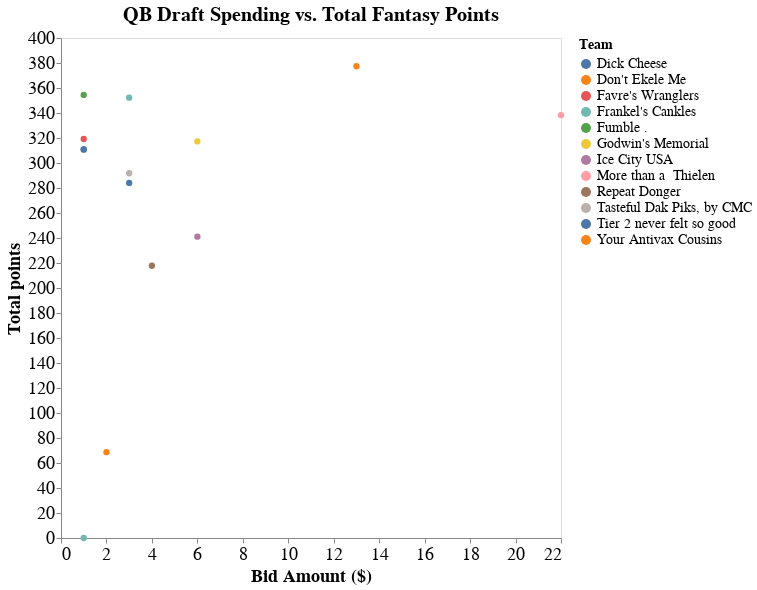

Notebook source saved alongside this figure:
### Markdown cell above
The old fantasy draft advice of not spending big on QB held true this year as the return on investment on big pricetag QBs like Mahomes was marginal.

### Code cell
acquisition_method = 'Draft'

position_subset = ['QB']

df = df_stints_f_draft[df_stints_f_draft['Position'].isin(position_subset)]

chart = generate_acquisitions_scatterplot(df , ' '.join(position_subset) , acquisition_method)
chart

### Figure 1 — Vega-Lite specification as saved in the notebook (floating-point values rounded to 4 significant figures)
{"config": {"view": {"continuousWidth": 400, "continuousHeight": 300}, "axis": {"labelFontSize": 18, "titleFontSize": 18}, "legend": {"labelFontSize": 14, "titleFontSize": 14}, "title": {"fontSize": 20}}, "data": {"name": "data-9239c5141f2a5dd76609eb6567f9a493"}, "mark": {"type": "circle", "size": 40}, "encoding": {"color": {"condition": {"type": "nominal", "field": "Team", "selection": "selector125"}, "value": "lightgray"}, "opacity": {"condition": {"value": 1, "selection": "selector125"}, "value": 0.1}, "tooltip": [{"type": "nominal", "field": "Player-info"}, {"type": "nominal", "field": "Team"}, {"type": "quantitative", "field": "Bid Amount ($)"}, {"type": "quantitative", "field": "Total points"}, {"type": "nominal", "field": "Stint (wks)"}], "x": {"type": "quantitative", "axis": {"grid": false}, "field": "Bid Amount ($)"}, "y": {"type": "quantitative", "axis": {"grid": false}, "field": "Total points"}}, "height": 500, "selection": {"selector125": {"type": "multi", "fields": ["Team"], "bind": "legend"}}, "title": "QB Draft Spending vs. Total Fantasy Points", "width": 500, "$schema": "https://vega.github.io/schema/vega-lite/v4.8.1.json", "datasets": {"data-9239c5141f2a5dd76609eb6567f9a493": [{"Player": "Patrick Mahomes", "Position": "QB", "Team": "More than a  Thielen", "ProTeam": "KC", "Action": "DRAFT", "Bid Amount ($)": 22, "Stint (wks)": [1, 2, 3, 4, 5, 6, 7, 8, 9, 10, 11, 13, 14, 15, 16, 17], "Total points": 338.3, "Player-info": "Patrick Mahomes, QB (KC)"}, {"Player": "Josh Allen", "Position": "QB", "Team": "Don't Ekele Me", "ProTeam": "BUF", "Action": "DRAFT", "Bid Amount ($)": 13, "Stint (wks)": [1, 2, 3, 4, 5, 6, 8, 9, 10, 11, 12, 13, 14, 15, 16, 17], "Total points": 377.4, "Player-info": "Josh Allen, QB (BUF)"}, {"Player": "Lamar Jackson", "Position": "QB", "Team": "Ice City USA", "ProTeam": "BAL", "Action": "DRAFT", "Bid Amount ($)": 6, "Stint (wks)": [1, 2, 3, 4, 5, 6, 7, 9, 10, 11, 12, 13, 14, 15, 16, 17], "Total points": 241.1, "Player-info": "Lamar Jackson, QB (BAL)"}, {"Player": "Aaron Rodgers", "Position": "QB", "Team": "Godwin's Memorial", "ProTeam": "GB", "Action": "DRAFT", "Bid Amount ($)": 6, "Stint (wks)": [1, 2, 3, 4, 5, 6, 7, 8, 9, 10, 11, 12, 14, 15, 16, 17], "Total points": 317.3, "Player-info": "Aaron Rodgers, QB (GB)"}, {"Player": "Russell Wilson", "Position": "QB", "Team": "Repeat Donger", "ProTeam": "SEA", "Action": "DRAFT", "Bid Amount ($)": 4, "Stint (wks)": [1, 2, 3, 4, 5, 6, 7, 8, 10, 11, 12, 13, 14, 15, 16, 17], "Total points": 217.8, "Player-info": "Russell Wilson, QB (SEA)"}, {"Player": "Dak Prescott", "Position": "QB", "Team": "Tasteful Dak Piks, by CMC", "ProTeam": "DAL", "Action": "DRAFT", "Bid Amount ($)": 3, "Stint (wks)": [1, 2, 3, 4, 5, 6, 8, 9, 10, 11, 12, 13, 14, 15, 16, 17], "Total points": 291.8, "Player-info": "Dak Prescott, QB (DAL)"}, {"Player": "Justin Herbert", "Position": "QB", "Team": "Frankel's Cankles", "ProTeam": "LAC", "Action": "DRAFT", "Bid Amount ($)": 3, "Stint (wks)": [1, 2, 3, 4, 5, 6, 8, 9, 10, 11, 12, 13, 14, 15, 16, 17], "Total points": 352.3, "Player-info": "Justin Herbert, QB (LAC)"}, {"Player": "Kyler Murray", "Position": "QB", "Team": "Tier 2 never felt so good", "ProTeam": "ARI", "Action": "DRAFT", "Bid Amount ($)": 3, "Stint (wks)": [1, 2, 3, 4, 5, 6, 7, 8, 9, 10, 11, 13, 14, 15, 16, 17], "Total points": 284.1, "Player-info": "Kyler Murray, QB (ARI)"}, {"Player": "Ryan Tannehill", "Position": "QB", "Team": "Your Antivax Cousins", "ProTeam": "TEN", "Action": "DRAFT", "Bid Amount ($)": 2, "Stint (wks)": [1, 2, 3, 4], "Total points": 68.7, "Player-info": "Ryan Tannehill, QB (TEN)"}, {"Player": "Tom Brady", "Position": "QB", "Team": "Fumble .", "ProTeam": "TB", "Action": "DRAFT", "Bid Amount ($)": 1, "Stint (wks)": [1, 2, 3, 4, 5, 6, 7, 8, 10, 11, 12, 13, 14, 15, 16, 17], "Total points": 354.5, "Player-info": "Tom Brady, QB (TB)"}, {"Player": "Deshaun Watson", "Position": "QB", "Team": "Frankel's Cankles", "ProTeam": "HOU", "Action": "DRAFT", "Bid Amount ($)": 1, "Stint (wks)": [], "Total points": 0.0, "Player-info": "Deshaun Watson, QB (HOU)"}, {"Player": "Jalen Hurts", "Position": "QB", "Team": "Dick Cheese", "ProTeam": "PHI", "Action": "DRAFT", "Bid Amount ($)": 1, "Stint (wks)": [1, 2, 3, 4, 5, 6, 7, 8, 9, 10, 11, 12, 13, 15, 16, 17], "Total points": 310.8, "Player-info": "Jalen Hurts, QB (PHI)"}, {"Player": "Matthew Stafford", "Position": "QB", "Team": "Tier 2 never felt so good", "ProTeam": "LAR", "Action": "DRAFT", "Bid Amount ($)": 1, "Stint (wks)": [1, 2, 3, 4, 5, 6, 7, 8, 9, 10, 12, 13, 14, 15, 16, 17], "Total points": 310.9, "Player-info": "Matthew Stafford, QB (LAR)"}, {"Player": "Joe Burrow", "Position": "QB", "Team": "Favre's Wranglers", "ProTeam": "CIN", "Action": "DRAFT", "Bid Amount ($)": 1, "Stint (wks)": [1, 2, 3, 4, 5, 6, 7, 8, 9, 11, 12, 13, 14, 15, 16, 17], "Total points": 319.2, "Player-info": "Joe Burrow, QB (CIN)"}]}}
